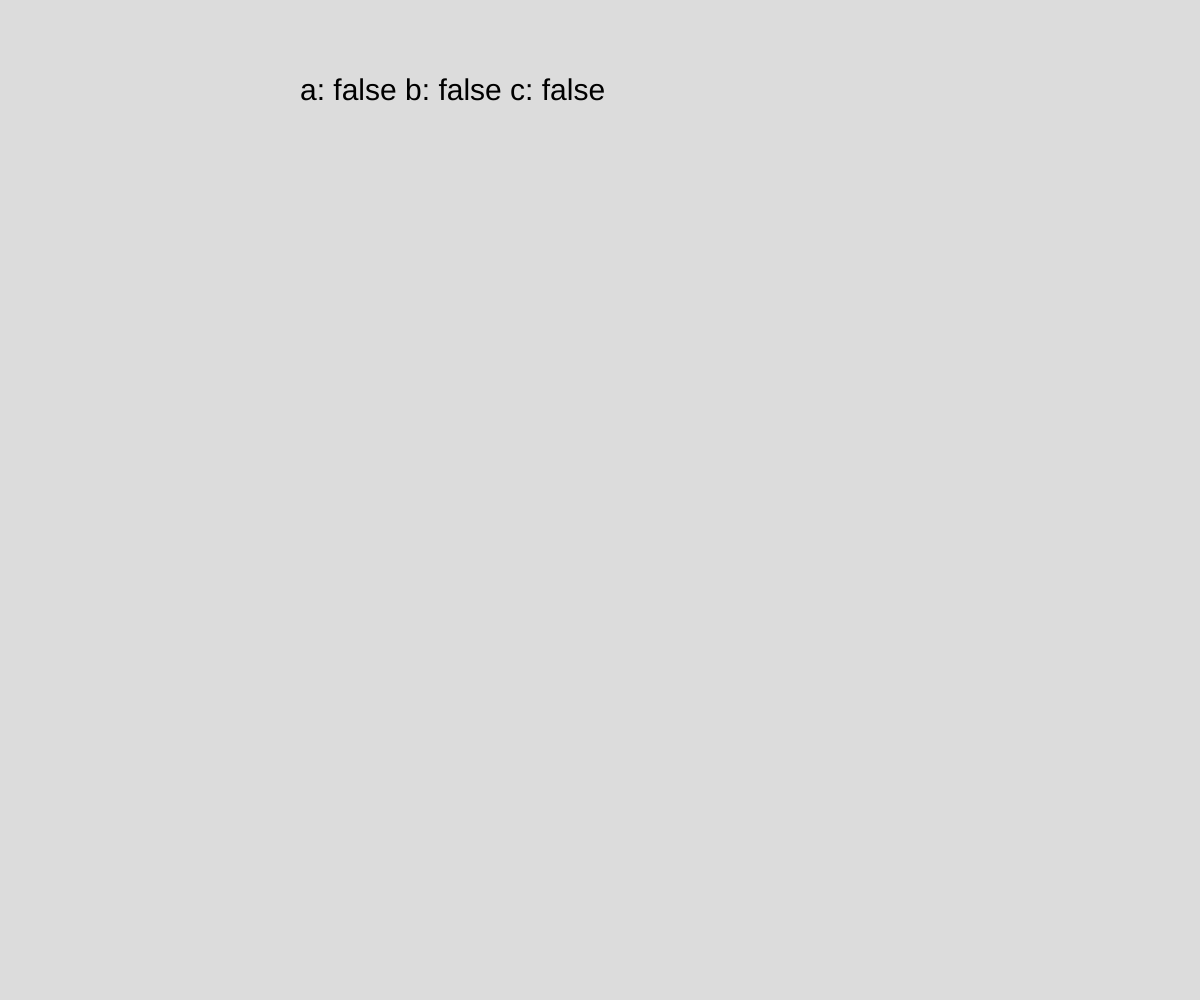
Frame 1 (no input)
Frame 60 (no input): identical to frame 1, image omitted
Frame 120 (the mouse pressed at the canvas centre since frame 60): identical to frame 1, image omitted

The p5.js sketch that drew this single still picture (run headless with seeded random() and noise() and a simulated clock; from frame 60 on, the mouse is pressed at the canvas centre):

// p5.js sketch
// ── sketch.js
// Project Title
// Your Name
// Feb 10
//
// Extra for Experts:
// - describe what you did to take this project "above and beyond"


function setup() {
  createCanvas(windowWidth, windowHeight);
}

function draw() {
  background(220);
  checkMulti()
}

function checkMulti(){
  let a = keyIsDown(65);
  let b = keyIsDown(66);
  let c = keyIsDown(67);
  let str = "a: " + a + " b: " + b + " c: " + c
  textSize(30);
  text(str,300,100);
}
